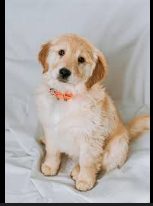
#> input picture LAB_02/test_image.png, 153 x 206 px
$ python main.py
#> lines starting #> are read from the running program, lines starting #| are printed output that depends on the picture; after the words box and inside, x2 and y2 are one past the last pixel; in counts of white or black regions, pixels touching at a corner belong together
### LAB_01/encoder.py

import numpy as np
import cv2
from utils import (crop_to_square, spatial_sampling, quantize_image,
                   pack_pixels, create_header, SPATIAL_MAP, INTENSITY_MAP)


def encode_image(img, spatial_res, bit_depth, output_file):
    print("Step 1: Cropping to square...")
    square_img = crop_to_square(img)

    print(f"Step 2: Resizing to {spatial_res}x{spatial_res}...")
    resized_img = spatial_sampling(square_img, spatial_res)

    print(f"Step 3: Quantizing to {bit_depth} bits...")
    quantized_data, quantized_display = quantize_image(resized_img, bit_depth)

    print("Step 4: Creating header...")
    spatial_idx = SPATIAL_MAP[spatial_res]
    intensity_idx = INTENSITY_MAP[bit_depth]
    header = create_header(spatial_idx, intensity_idx)

    print("Step 5: Packing and saving to file...")
    with open(output_file, 'wb') as f:
        f.write(header.to_bytes(1, byteorder='big'))
        if bit_depth < 8:
            flat_data = quantized_data.flatten()
            packed_data = pack_pixels(flat_data, bit_depth)
            f.write(packed_data)
        else:
            f.write(quantized_data.tobytes())

    import os
    file_size = os.path.getsize(output_file)
    print(f"Encoding complete! File size: {file_size} bytes")
    return quantized_display, file_size

def encode_image_verbose(img_path, spatial_res, bit_depth, output_file):
    try:
        # Load image
        print(f"Loading image from {img_path}...")
        img = cv2.imread(img_path, cv2.IMREAD_GRAYSCALE)

        if img is None:
            print("Error: Could not load image!")
            return False, None

        print(f"Original image size: {img.shape}")

        # Encode
        encoded_img, file_size = encode_image(img, spatial_res, bit_depth, output_file)

        print("\n" + "=" * 50)
        print("ENCODING SUMMARY")
        print("=" * 50)
        print(f"Output resolution: {spatial_res}x{spatial_res}")
        print(f"Bit depth: {bit_depth} bits ({2 ** bit_depth} gray levels)")
        print(f"Output file: {output_file}")
        print(f"File size: {file_size} bytes")
        print("=" * 50)

        return True, encoded_img

    except Exception as e:
        print(f"Error during encoding: {e}")
        return False, None


# [14 lines that do not run on import are left out]

### LAB_01/utils.py

import numpy as np
import cv2


def crop_to_square(img):
    height, width = img.shape
    min_dim = min(height, width)
    start_y = (height - min_dim) // 2
    start_x = (width - min_dim) // 2
    square_img = img[start_y:start_y + min_dim, start_x:start_x + min_dim]
    return square_img


def spatial_sampling(img, resolution):
    return cv2.resize(img, (resolution, resolution), interpolation=cv2.INTER_AREA)


def quantize_image(img, bit_depth):
    levels = 2 ** bit_depth
    quantized = np.floor(img / 256 * levels)
    quantized = np.clip(quantized, 0, levels - 1).astype(np.uint8)
    quantized_display = (quantized / (levels - 1) * 255).astype(np.uint8)
    return quantized, quantized_display


def pack_pixels(img_flat, bit_depth):
    pixels_per_byte = 8 // bit_depth
    packed = []
    for i in range(0, len(img_flat), pixels_per_byte):
        byte_val = 0
        for j in range(pixels_per_byte):
            if i + j < len(img_flat):
                byte_val = (byte_val << bit_depth) | int(img_flat[i + j])
            else:
                byte_val = byte_val << bit_depth
        packed.append(byte_val)
    return bytes(packed)


# [14 lines left out: function unpack_pixels, not called in this run]


def create_header(spatial_idx, intensity_idx):
    header = (spatial_idx << 2) | intensity_idx
    return header


# [4 lines left out: function parse_header, not called in this run]


SPATIAL_MAP = {100: 0, 200: 1, 400: 2, 800: 3}
SPATIAL_REVERSE_MAP = {0: 100, 1: 200, 2: 400, 3: 800}

INTENSITY_MAP = {1: 0, 2: 1, 4: 2, 8: 3}
INTENSITY_REVERSE_MAP = {0: 1, 1: 2, 2: 4, 3: 8}

### LAB_01/main.py

import cv2
import numpy as np
import os
from encoder import encode_image_verbose
from decoder import decode_and_display, decode_image


def display_menu():
    """Display main menu"""
    print("\n" + "=" * 60)
    print("IMAGE ENCODER-DECODER SYSTEM")
    print("=" * 60)
    print("1. Encode Image")
    print("2. Decode Image")
    print("3. Encode & Decode (Test Full Pipeline)")
    print("4. Exit")
    print("=" * 60)


def get_spatial_resolution():
    """Get spatial resolution from user"""
    print("\nSelect Spatial Resolution:")
    print("1. 100 x 100")
    print("2. 200 x 200")
    print("3. 400 x 400")
    print("4. 800 x 800")

    while True:
        try:
            choice = int(input("Enter choice (1-4): "))
            if 1 <= choice <= 4:
                resolutions = [100, 200, 400, 800]
                return resolutions[choice - 1]
            else:
                print("Invalid choice! Please enter 1-4.")
        except ValueError:
            print("Invalid input! Please enter a number.")


def get_intensity_depth():
    """Get intensity depth from user"""
    print("\nSelect Intensity Depth:")
    print("1. 1 bit  (2 gray levels)")
    print("2. 2 bits (4 gray levels)")
    print("3. 4 bits (16 gray levels)")
    print("4. 8 bits (256 gray levels)")

    while True:
        try:
            choice = int(input("Enter choice (1-4): "))
            if 1 <= choice <= 4:
                bit_depths = [1, 2, 4, 8]
                return bit_depths[choice - 1]
            else:
                print("Invalid choice! Please enter 1-4.")
        except ValueError:
            print("Invalid input! Please enter a number.")


def encode_mode():
    print("\n" + "-" * 60)
    print("ENCODING MODE")
    print("-" * 60)
    img_path = input("Enter input image path: ").strip()
    if not os.path.exists(img_path):
        print(f"Error: File '{img_path}' not found!")
        return


    spatial_res = get_spatial_resolution()
    bit_depth = get_intensity_depth()

    default_output = f"encoded_{spatial_res}x{spatial_res}_{bit_depth}bit.bin"
    output_file = input(f"Enter output file name (default: {default_output}): ").strip()
    if not output_file:
        output_file = default_output

    # Encode
    print("\nStarting encoding process...")
    success, encoded_img = encode_image_verbose(img_path, spatial_res, bit_depth, output_file)

    if success:
        # Display result
        cv2.imshow("Encoded Image Preview", encoded_img)
        print("\nPress any key to close preview...")
        cv2.waitKey(0)
        cv2.destroyAllWindows()


# [78 lines left out: functions decode_mode, test_full_pipeline, not called in this run]


def main():
    while True:
        display_menu()
        try:
            choice = input("\nEnter your choice: ").strip()
#> the answer given: 1
            if choice == '1':
                encode_mode()
#> the answer given: ../LAB_02/test_image.png
#> the loop in get_spatial_resolution, `while True:` made 1 pass; the answer given on pass 1: 1
#> the loop in get_intensity_depth, `while True:` made 1 pass; the answer given on pass 1: 1
#> the answer given: out.png
#> in encode_image_verbose, `img = cv2.imread(img_path, cv2.IMREAD_GRAYSCALE)`:
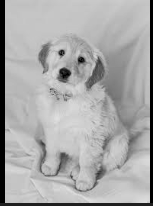
#> img: shape (206, 153); min 0, max 224, mean 168.9
#| Original image size: (206, 153)
#> in crop_to_square, `square_img = img[start_y:start_y + min_dim, start_x:start_x + min_dim]`:
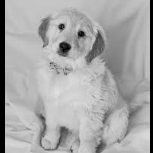
#> square_img: shape (153, 153); min 0, max 224, mean 166.5
#> in spatial_sampling, `return cv2.resize(img, (resolution, resolution), interpolation=cv2.INT..`:
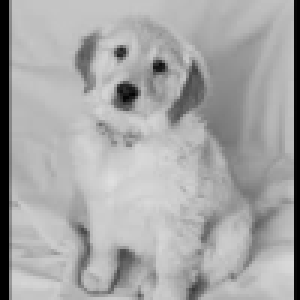
#> returned value: shape (100, 100) (shown 3 times larger); min 0, max 223, mean 166.5
#> in quantize_image, `quantized = np.floor(img / 256 * levels)`:
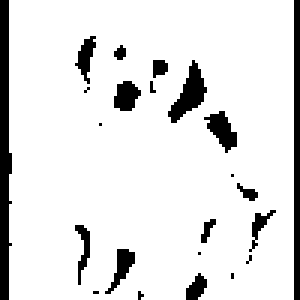
#> quantized: shape (100, 100) float64 (shown 3 times larger); values 0 (black) and 1 (white), 88.9% white; 23 black regions (10 under 20 px), largest, box (x1, y1, x2, y2) and area: (0, 0, 4, 100) 309, (98, 0, 100, 100) 200, (56, 20, 69, 41) 119
#> in encode_image, `flat_data = quantized_data.flatten()`: flat_data = 10000 values, max 1 at index 3, min 0 at index 0, mean 0.889
#> the loop in pack_pixels, `for i in range(0, len(img_flat), pixels_per_byte):` made 1250 passes
#> i on passes 2 to 4: 8, 16, 24
#> after the loop in pack_pixels, `for i in range(0, len(img_flat), pixels_per_byte):`: packed = 1250 values, max 255 at index 1, min 0 at index 395, mean 228.4
#> in encode_image_verbose, `encoded_img, file_size = encode_image(img, spatial_res, bit_depth, out..`: file_size = 1251
#| File size: 1251 bytes
#> in encode_mode, `success, encoded_img = encode_image_verbose(img_path, spatial_res, bit..`: success = True
            elif choice == '2':
                decode_mode()
            elif choice == '3':
                test_full_pipeline()
            elif choice == '4':
                print("\nExiting... Goodbye!")
                break
            else:
                print("Invalid choice! Please enter 1-4.")

        except KeyboardInterrupt:
            print("\n\nProgram interrupted. Exiting...")
            break
        except Exception as e:
            print(f"\nAn error occurred: {e}")

if __name__ == "__main__":
#> (the run stopped early here; a loop or call above may not have finished)
